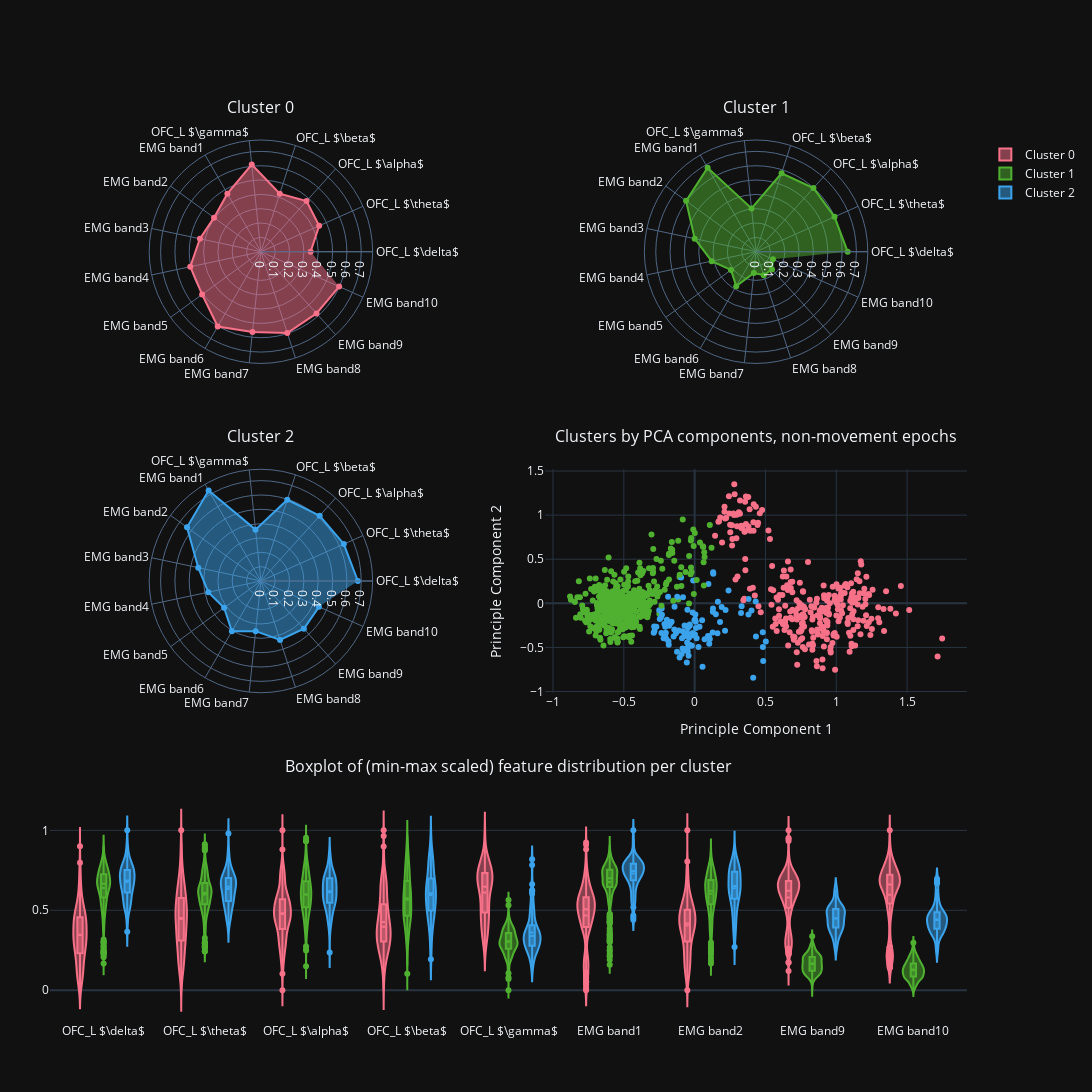

Here is the notebook cell this chart was saved with:
### Code cell
plot_cluster_insights(scaled_features_81193, df_plot)

### Figure 1 — Plotly figure (JSON) as saved in the notebook; plotly's stock layout.template omitted (floating-point values rounded to 4 significant figures; data arrays with more than 128 entries replaced by an {"elided": "..."} marker saying what was removed)
{"data": [{"fill": "toself", "name": "Cluster 0", "r": [0.3469, 0.4451, 0.4761, 0.4262, 0.6119, 0.468, 0.4043, 0.4352, 0.5039, 0.5073, 0.6028, 0.5635, 0.5964, 0.5796, 0.5974], "showlegend": false, "theta": ["OFC_L $\\delta$", "OFC_L $\\theta$", "OFC_L $\\alpha$", "OFC_L $\\beta$", "OFC_L $\\gamma$", "EMG band1", "EMG band2", "EMG band3", "EMG band4", "EMG band5", "EMG band6", "EMG band7", "EMG band8", "EMG band9", "EMG band10"], "type": "scatterpolar", "subplot": "polar"}, {"fill": "toself", "name": "Cluster 1", "r": [0.639, 0.599, 0.5982, 0.5751, 0.3041, 0.6768, 0.6038, 0.4381, 0.3166, 0.2165, 0.2773, 0.1494, 0.1727, 0.1663, 0.1288], "showlegend": false, "theta": ["OFC_L $\\delta$", "OFC_L $\\theta$", "OFC_L $\\alpha$", "OFC_L $\\beta$", "OFC_L $\\gamma$", "EMG band1", "EMG band2", "EMG band3", "EMG band4", "EMG band5", "EMG band6", "EMG band7", "EMG band8", "EMG band9", "EMG band10"], "type": "scatterpolar", "subplot": "polar2"}, {"fill": "toself", "name": "Cluster 2", "r": [0.6766, 0.6334, 0.613, 0.5963, 0.3604, 0.7297, 0.6374, 0.447, 0.3754, 0.3175, 0.405, 0.3521, 0.4324, 0.4483, 0.4434], "showlegend": false, "theta": ["OFC_L $\\delta$", "OFC_L $\\theta$", "OFC_L $\\alpha$", "OFC_L $\\beta$", "OFC_L $\\gamma$", "EMG band1", "EMG band2", "EMG band3", "EMG band4", "EMG band5", "EMG band6", "EMG band7", "EMG band8", "EMG band9", "EMG band10"], "type": "scatterpolar", "subplot": "polar3"}, {"box": {"visible": true}, "marker": {"color": "#f77189"}, "meanline": {"visible": true}, "name": "Cluster 0", "showlegend": true, "x": {"elided": "2592 str values"}, "y": {"elided": "2592 float values"}, "type": "violin", "xaxis": "x2", "yaxis": "y2"}, {"box": {"visible": true}, "marker": {"color": "#50b131"}, "meanline": {"visible": true}, "name": "Cluster 1", "showlegend": true, "x": {"elided": "4185 str values"}, "y": {"elided": "4185 float values"}, "type": "violin", "xaxis": "x2", "yaxis": "y2"}, {"box": {"visible": true}, "marker": {"color": "#3ba3ec"}, "meanline": {"visible": true}, "name": "Cluster 2", "showlegend": true, "x": {"elided": "927 str values"}, "y": {"elided": "927 float values"}, "type": "violin", "xaxis": "x2", "yaxis": "y2"}, {"marker": {"color": {"elided": "856 int values"}, "colorscale": [[0.0, "#f77189"], [0.5, "#50b131"], [1.0, "#3ba3ec"]]}, "mode": "markers", "showlegend": false, "x": {"elided": "856 float values"}, "y": {"elided": "856 float values"}, "type": "scatter", "xaxis": "x", "yaxis": "y"}], "layout": {"polar": {"domain": {"x": [0.0, 0.46], "y": [0.7467, 1.0]}, "radialaxis": {"range": [0, 0.7797]}}, "polar2": {"domain": {"x": [0.54, 1.0], "y": [0.7467, 1.0]}, "radialaxis": {"range": [0, 0.7797]}}, "polar3": {"domain": {"x": [0.0, 0.46], "y": [0.3733, 0.6267]}, "radialaxis": {"range": [0, 0.7797]}}, "xaxis": {"anchor": "y", "domain": [0.54, 1.0], "title": {"text": "Principle Component 1"}}, "yaxis": {"anchor": "x", "domain": [0.3733, 0.6267], "title": {"text": "Principle Component 2"}}, "xaxis2": {"anchor": "y2", "domain": [0.0, 1.0]}, "yaxis2": {"anchor": "x2", "domain": [0.0, 0.2533]}, "annotations": [{"font": {"size": 16}, "showarrow": false, "text": "Cluster 0", "x": 0.23, "xanchor": "center", "xref": "paper", "y": 1.0, "yanchor": "bottom", "yref": "paper", "yshift": 20}, {"font": {"size": 16}, "showarrow": false, "text": "Cluster 1", "x": 0.77, "xanchor": "center", "xref": "paper", "y": 1.0, "yanchor": "bottom", "yref": "paper", "yshift": 20}, {"font": {"size": 16}, "showarrow": false, "text": "Cluster 2", "x": 0.23, "xanchor": "center", "xref": "paper", "y": 0.6267, "yanchor": "bottom", "yref": "paper", "yshift": 20}, {"font": {"size": 16}, "showarrow": false, "text": "Clusters by PCA components, non-movement epochs", "x": 0.77, "xanchor": "center", "xref": "paper", "y": 0.6267, "yanchor": "bottom", "yref": "paper", "yshift": 20}, {"font": {"size": 16}, "showarrow": false, "text": "Boxplot of (min-max scaled) feature distribution per cluster", "x": 0.5, "xanchor": "center", "xref": "paper", "y": 0.2533, "yanchor": "bottom", "yref": "paper", "yshift": 20}], "margin": {"l": 50, "r": 50, "t": 140, "b": 70}, "height": 1200, "width": 1240, "colorway": ["#f77189", "#50b131", "#3ba3ec"], "showlegend": true, "violinmode": "group", "violingap": 0.3, "violingroupgap": 0.1}}
